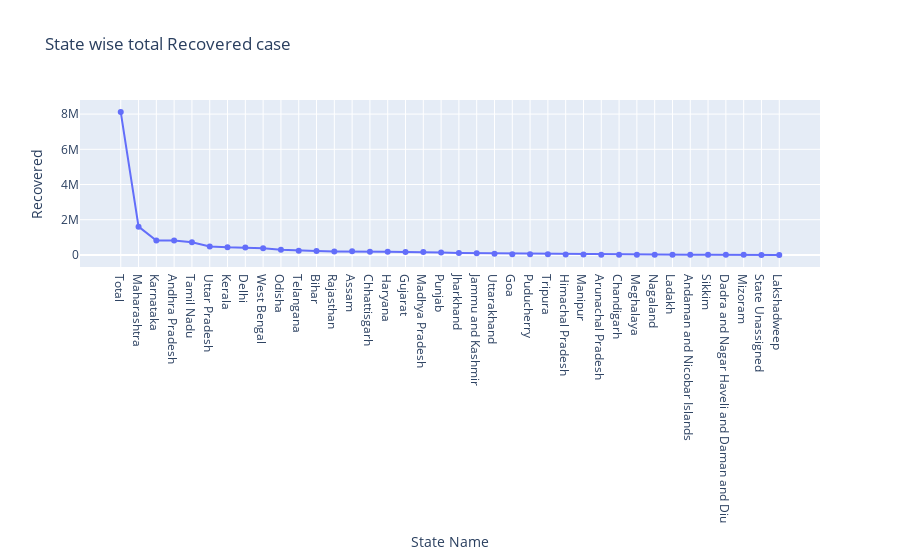

Source (notebook cell):
### Code cell
import plotly.graph_objects as go
import numpy as np
fig = go.Figure(data=go.Scatter(x=df.State,y=df.Recovered,mode='lines+markers'))
fig.update_layout(title="State wise total Recovered case",xaxis_title="State Name",yaxis_title="Recovered")
fig.show()

### Figure 1 — Plotly figure (JSON) as saved in the notebook; plotly's stock layout.template omitted (floating-point values rounded to 4 significant figures)
{"data": [{"mode": "lines+markers", "type": "scatter", "x": ["Total", "Maharashtra", "Karnataka", "Andhra Pradesh", "Tamil Nadu", "Uttar Pradesh", "Kerala", "Delhi", "West Bengal", "Odisha", "Telangana", "Bihar", "Rajasthan", "Assam", "Chhattisgarh", "Haryana", "Gujarat", "Madhya Pradesh", "Punjab", "Jharkhand", "Jammu and Kashmir", "Uttarakhand", "Goa", "Puducherry", "Tripura", "Himachal Pradesh", "Manipur", "Arunachal Pradesh", "Chandigarh", "Meghalaya", "Nagaland", "Ladakh", "Andaman and Nicobar Islands", "Sikkim", "Dadra and Nagar Haveli and Daman and Diu", "Mizoram", "State Unassigned", "Lakshadweep"], "y": [8113902, 1605064, 814949, 822011, 722686, 475175, 428529, 416580, 381149, 293741, 235950, 217958, 199943, 204076, 185152, 172265, 168958, 169260, 130018, 100908, 93824, 61432, 43221, 34501, 30185, 21585, 17889, 14214, 14297, 9368, 8683, 6151, 4282, 3935, 3224, 2739, 0, 0]}], "layout": {"title": {"text": "State wise total Recovered case"}, "xaxis": {"title": {"text": "State Name"}}, "yaxis": {"title": {"text": "Recovered"}}}}
